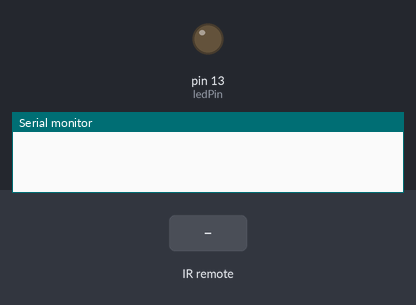
The sketch below on a simulated Arduino Uno, built with avr-gcc and run on an emulated ATmega328P. On the bench: output pins drawn as LEDs (lit = HIGH), the last lines printed to the serial monitor. The test bench sets the inputs (shaded band).

Above: at 1.2 s.
1.3 s: infrared code 0x9716BE3F received
At 2.2 s:
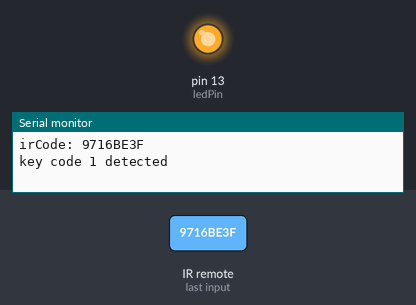
2.9 s: infrared code 0xC101E57B received
At 3.4 s:
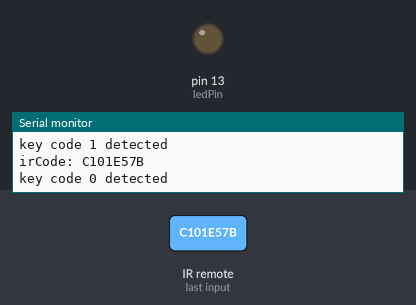
Timing chart, 0 to 5.9 s (numbered marks = the images above; inputs shaded):
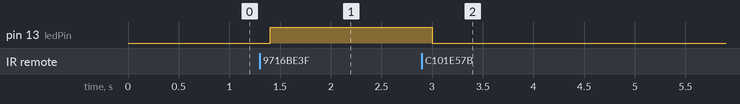

Measured:
- after the input at 1.3 s, pin 13 (ledPin): LOW → HIGH after 0.10 s
- after the input at 2.9 s, pin 13 (ledPin): HIGH → LOW after 0.10 s

The sketch:

IR_remote_control_LED.ino
```cpp
// IR_remote_control_LED.ino
#include <IRremote.h>
const int irReceiverPin = 2; //ir receiver @ pin2
const int ledPin = 13;
IRrecv irrecv(irReceiverPin);
decode_results results;
void setup()
{ pinMode(ledPin,OUTPUT);
Serial.begin(9600);
irrecv.enableIRIn();
}
void loop()
{ if (irrecv.decode(&results))
{ Serial.print("irCode: "); Serial.println(results.value, HEX);
irrecv.resume();
delay(100);
if(results.value == 0x9716BE3F) // key code "1"
{ digitalWrite(ledPin,HIGH);
Serial.println("key code 1 detected");
}
if(results.value == 0xC101E57B) // key code "0"
{ digitalWrite(ledPin,LOW);
Serial.println("key code 0 detected");
}
}
}
```
